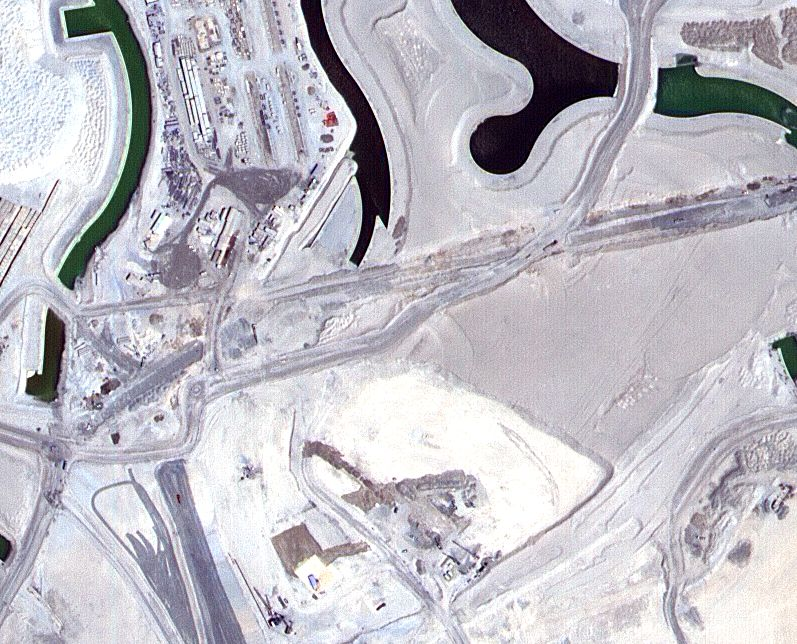
#> input picture data/Semantic segmentation dataset/Tile 1/images/image_part_001.jpg, 797 x 644 px; its folder holds only this picture in this run
$ jupyter execute feature_eng.ipynb
#> lines starting #> are read from the running program, lines starting #| are printed output that depends on the picture
[cell 1]
import cv2
import numpy as np
import matplotlib.path
import matplotlib.pyplot as plt
import glob
import os

# Definição do caminho base
base_path = os.path.join('data', 'Semantic segmentation dataset', '*', 'images', '*.jpg')

# Busca todas as imagens que casam com o padrão
image_paths = glob.glob(base_path)

if len(image_paths) == 0:
    print("Mapeamento de arquivos falhou!")
    print(f"Padrão tentado: {base_path}")
    print("Verifique se o nome das pastas internas (como 'images') estão de acordo.")
else:
    print(f"Sucesso! Encontradas {len(image_paths)} imagens.")
    print(f"Carregando a primeira imagem: {image_paths[0]}")

    # Lê a imagem e converte de BGR para RGB
    img = cv2.imread(image_paths[0])
#> img is the input picture: shape (644, 797, 3); mean B, G, R 196.2, 188, 190
    img = cv2.cvtColor(img, cv2.COLOR_BGR2RGB)

    # Normalização para o cálculo das features
    img_norm = img.astype(np.float32) / 255.0
    R, G, B = cv2.split(img_norm)
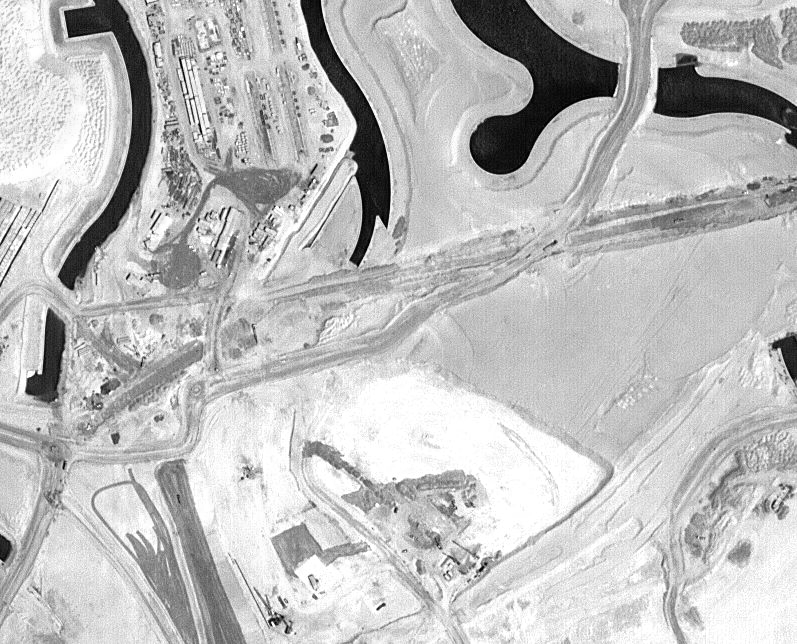
#> R: shape (644, 797) float32; min 0, max 1, mean 0.745
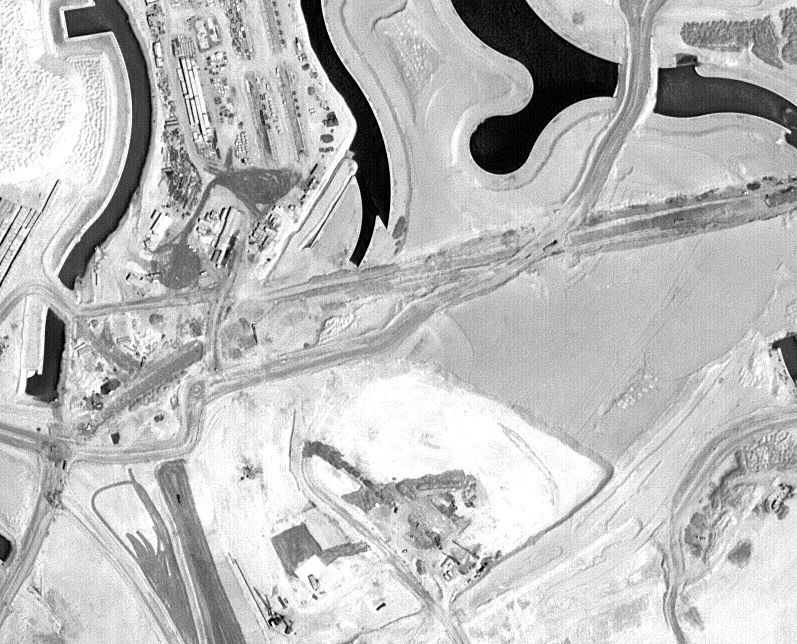
#> G: shape (644, 797) float32; min 0, max 1, mean 0.737
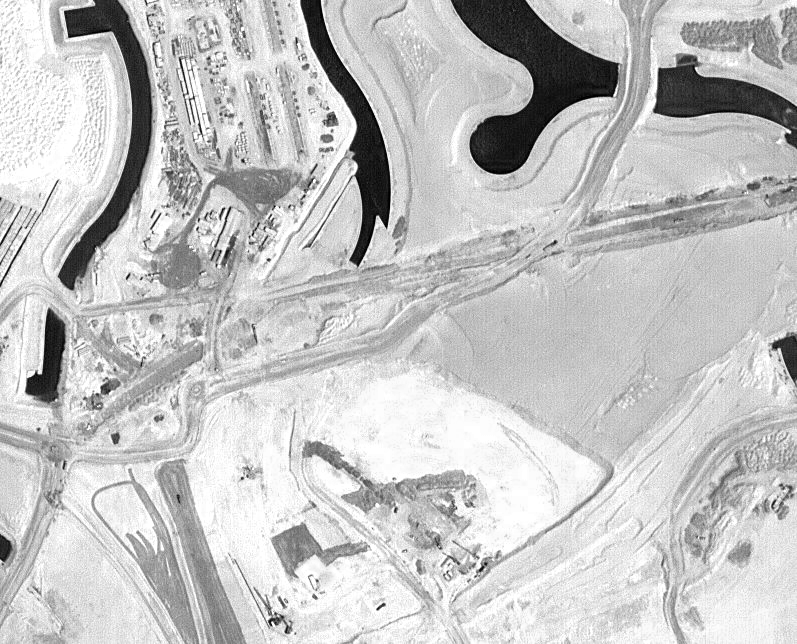
#> B: shape (644, 797) float32; min 0, max 1, mean 0.769

    # Feature Engineering
    # ExG (Excess Green)
    exg = 2 * G - R - B
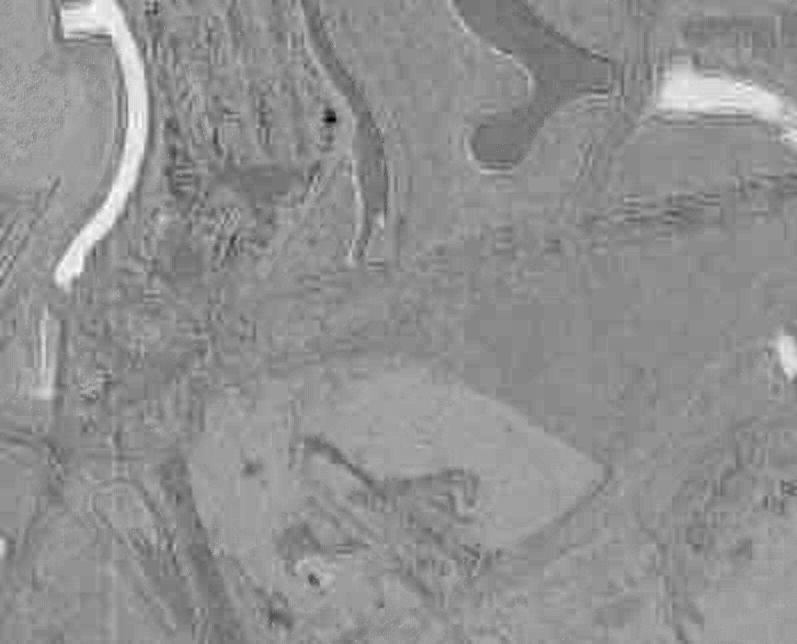
#> exg: shape (644, 797) float32; min -0.478, max 0.294, mean -0.0397; drawn with min black and max white

    # CIVE (Color Index of Vegetation Extraction)
    cive = 0.441 * R - 0.811 * G + 0.385 * B + 18.787
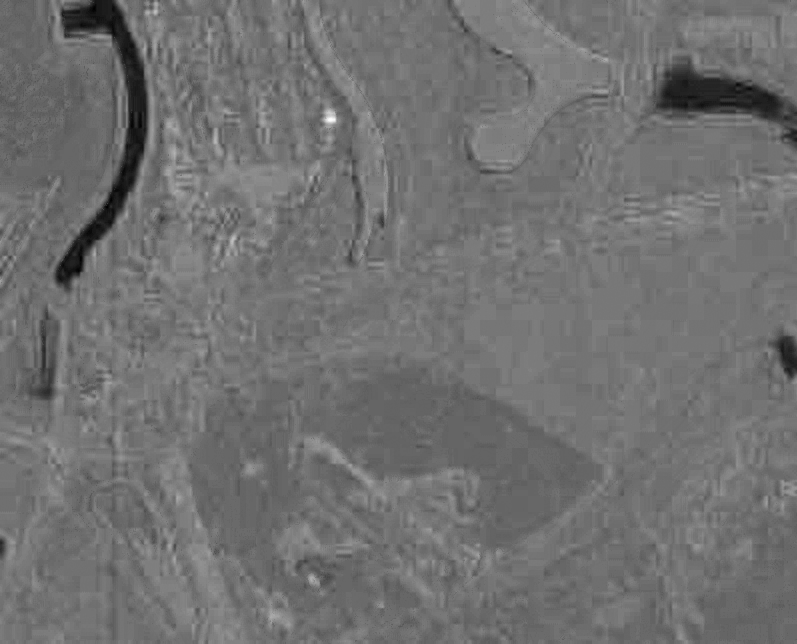
#> cive: shape (644, 797) float32; min 18.67, max 19, mean 18.81; drawn with min black and max white

    print("Cálculo de matrizes concluído!")

[cell 2]
plt.figure(figsize=(18, 6))

# Plot 1: A Imagem RGB Original
plt.subplot(1, 3, 1)
plt.imshow(img)
plt.title("Imagem RGB Original", fontsize=14)
plt.axis('off')

# Plot 2: Canal ExG
plt.subplot(1, 3, 2)
# Usamos o colormap 'Greens' para destacar os valores altos
plt.imshow(exg, cmap='Greens')
plt.title("Feature: ExG (Excess Green)", fontsize=14)
plt.colorbar(fraction=0.046, pad=0.04)
plt.axis('off')

# Plot 3: Canal CIVE
plt.subplot(1, 3, 3)
# Usamos o colormap 'viridis' para observar a separação matemática
plt.imshow(cive, cmap='viridis')
plt.title("Feature: CIVE (Vegetation Extraction)", fontsize=14)
plt.colorbar(fraction=0.046, pad=0.04)
plt.axis('off')

plt.tight_layout()
plt.show()
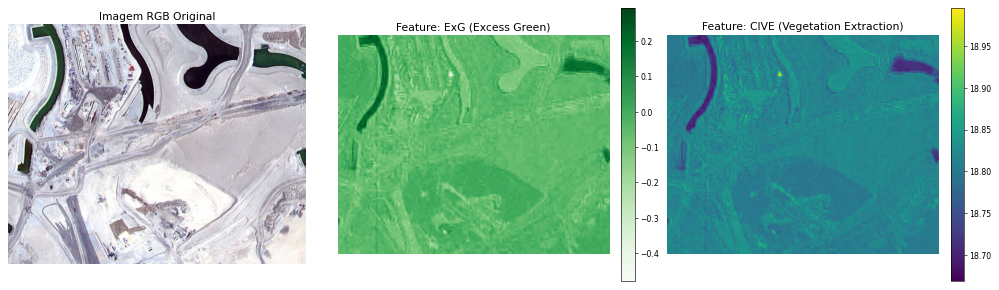
#> figure drawn by matplotlib, 5 panels

$ run again, on data/Semantic segmentation dataset/Tile 1/images/image_part_005.jpg
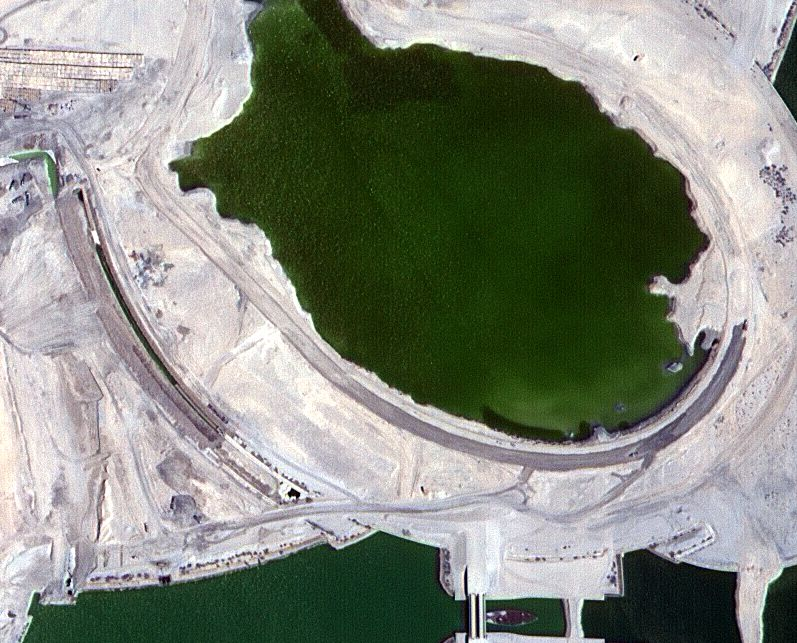
#> input picture data/Semantic segmentation dataset/Tile 1/images/image_part_005.jpg, 797 x 643 px
#> img is the input picture: shape (643, 797, 3); mean B, G, R 127.1, 137.8, 133.5
#> `exg = 2 * G - R - B`:
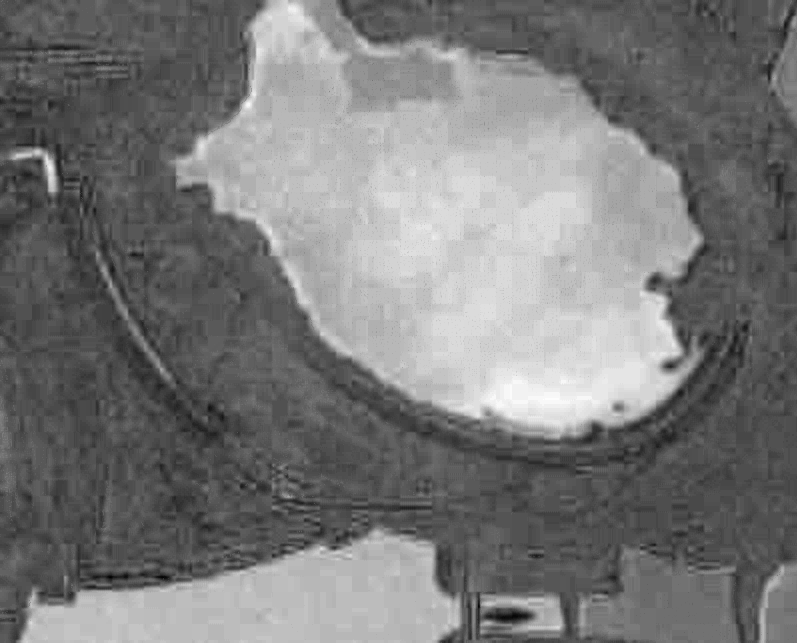
#> exg: shape (643, 797) float32; min -0.239, max 0.388, mean 0.0587; drawn with min black and max white
#> `cive = 0.441 * R - 0.811 * G + 0.385 * B + 18.787`:
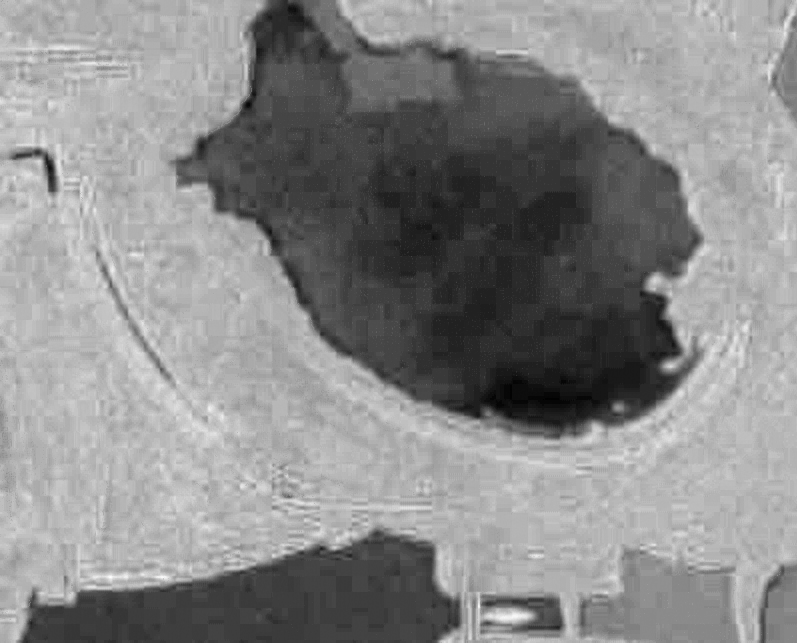
#> cive: shape (643, 797) float32; min 18.63, max 18.89, mean 18.77; drawn with min black and max white

$ run again, on data/Semantic segmentation dataset/Tile 1/images/image_part_006.jpg
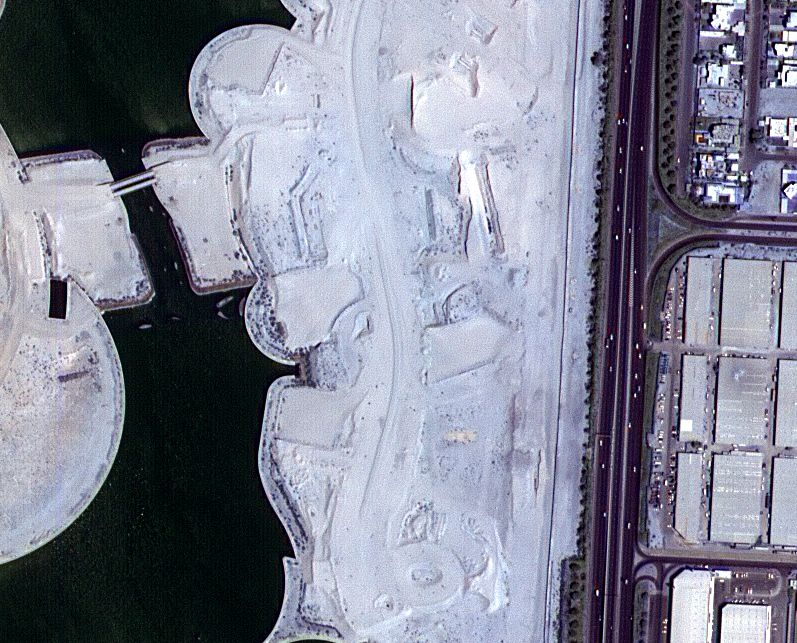
#> input picture data/Semantic segmentation dataset/Tile 1/images/image_part_006.jpg, 797 x 643 px
#> img is the input picture: shape (643, 797, 3); mean B, G, R 146.3, 129.9, 127.2
#> `exg = 2 * G - R - B`:
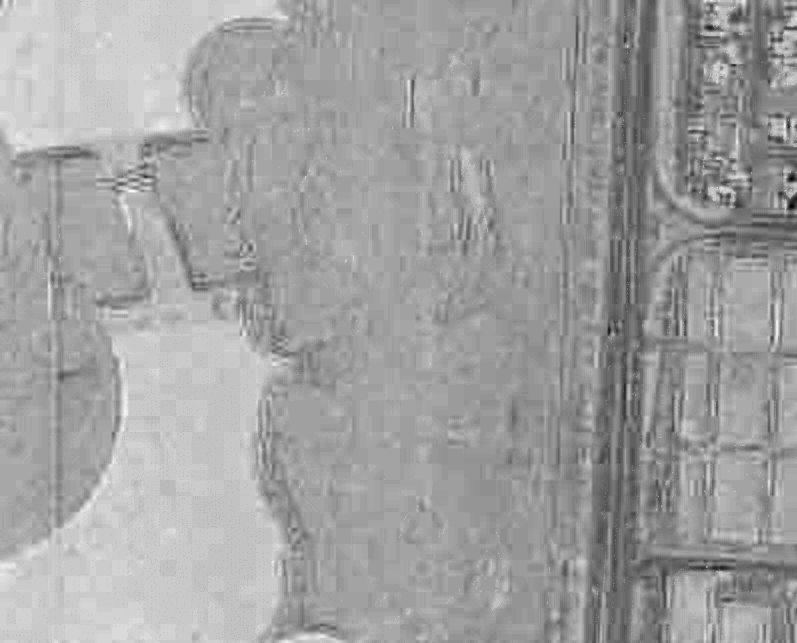
#> exg: shape (643, 797) float32; min -0.42, max 0.161, mean -0.0534; drawn with min black and max white
#> `cive = 0.441 * R - 0.811 * G + 0.385 * B + 18.787`:
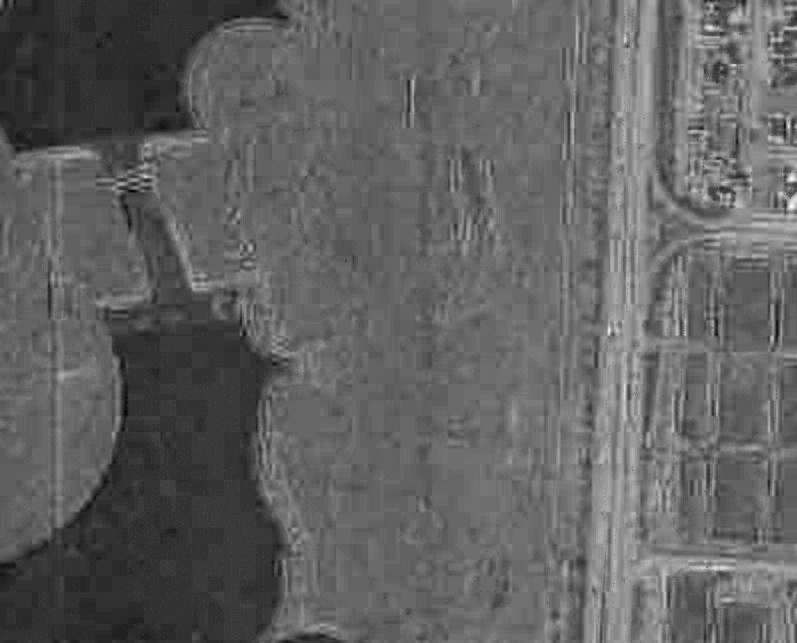
#> cive: shape (643, 797) float32; min 18.72, max 18.96, mean 18.81; drawn with min black and max white

$ run again, on data/Semantic segmentation dataset/Tile 1/images/image_part_007.jpg
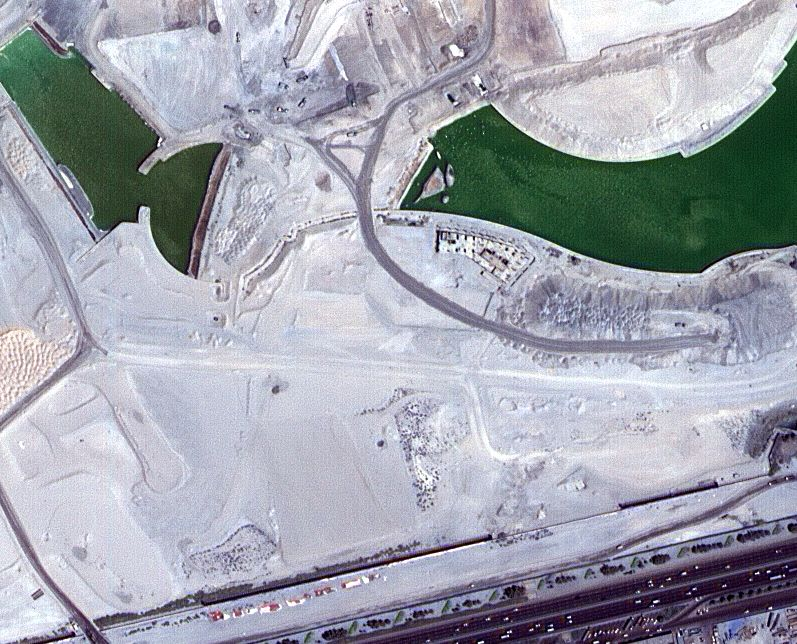
#> input picture data/Semantic segmentation dataset/Tile 1/images/image_part_007.jpg, 797 x 644 px
#> img is the input picture: shape (644, 797, 3); mean B, G, R 173.9, 164, 160.6
#> `exg = 2 * G - R - B`:
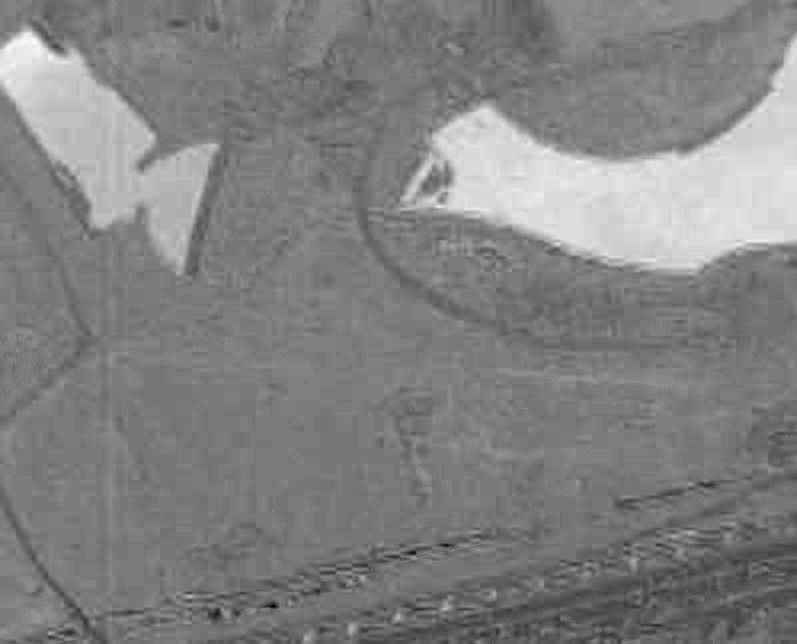
#> exg: shape (644, 797) float32; min -0.463, max 0.396, mean -0.0257; drawn with min black and max white
#> `cive = 0.441 * R - 0.811 * G + 0.385 * B + 18.787`:
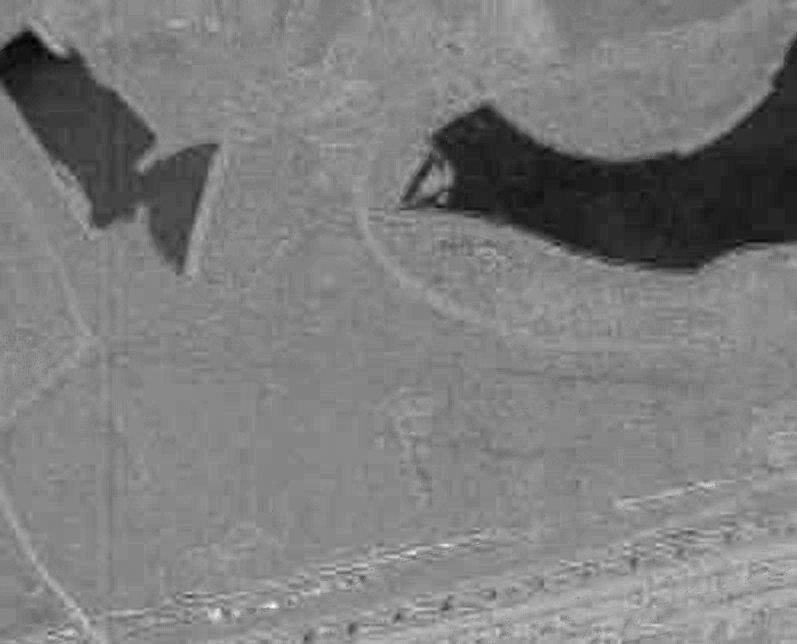
#> cive: shape (644, 797) float32; min 18.63, max 18.99, mean 18.81; drawn with min black and max white
